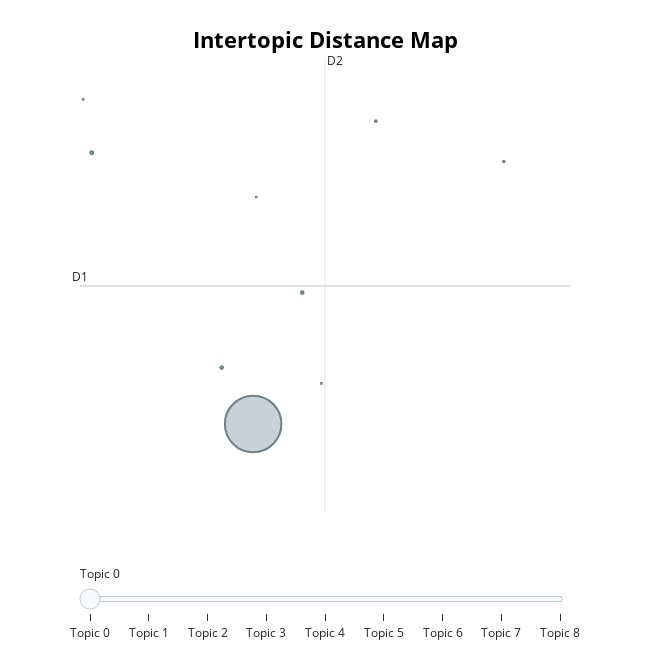

The code cell stored with this chart in its notebook:
### Code cell
#visualize the topic distances
topic_model.visualize_topics()

### Figure 1 — Plotly figure (JSON) as saved in the notebook; plotly's stock layout.template omitted (floating-point values rounded to 4 significant figures)
{"data": [{"customdata": [[0, "im | dont | know | love | like", 9634], [1, "hallelujah | thou | art | great | sing", 25], [2, "christmas | grandma | santa | hand | holiday", 23], [3, "better | dont | human | otherwise | im", 20], [4, "electric | electricity | shock | feel | deny", 11], [5, "zombie | head | zombieieie | blind | bomb", 8], [6, "revelator | john | writin | who | tell", 5], [7, "fun | wan | girl | working | girlsthey", 4], [8, "america | sick | side | boy | aw", 4]], "hovertemplate": "<b>Topic %{customdata[0]}</b><br>%{customdata[1]}<br>Size: %{customdata[2]}", "legendgroup": "", "marker": {"color": "#B0BEC5", "line": {"color": "DarkSlateGrey", "width": 2}, "size": [9634, 25, 23, 20, 11, 8, 5, 4, 4], "sizemode": "area", "sizeref": 6.021, "symbol": "circle"}, "mode": "markers", "name": "", "orientation": "v", "showlegend": false, "type": "scatter", "x": [1.553, 0.2414, 1.297, 1.952, 2.55, 3.59, 0.1713, 1.578, 2.108], "xaxis": "x", "y": [-6.062, -3.261, -5.48, -4.706, -2.935, -3.352, -2.71, -3.718, -5.643], "yaxis": "y"}], "layout": {"annotations": [{"showarrow": false, "text": "D1", "x": 0.1456, "y": -4.638, "yshift": 10}, {"showarrow": false, "text": "D2", "x": 2.137, "xshift": 10, "y": -2.304}], "height": 650, "hoverlabel": {"bgcolor": "white", "font": {"family": "Rockwell", "size": 16}}, "legend": {"itemsizing": "constant", "tracegroupgap": 0}, "margin": {"t": 60}, "shapes": [{"line": {"color": "#CFD8DC", "width": 2}, "type": "line", "x0": 2.137, "x1": 2.137, "y0": -6.971, "y1": -2.304}, {"line": {"color": "#9E9E9E", "width": 2}, "type": "line", "x0": 0.1456, "x1": 4.129, "y0": -4.638, "y1": -4.638}], "sliders": [{"active": 0, "pad": {"t": 50}, "steps": [{"args": [{"marker.color": [["red", "#B0BEC5", "#B0BEC5", "#B0BEC5", "#B0BEC5", "#B0BEC5", "#B0BEC5", "#B0BEC5", "#B0BEC5"]]}], "label": "Topic 0", "method": "update"}, {"args": [{"marker.color": [["#B0BEC5", "red", "#B0BEC5", "#B0BEC5", "#B0BEC5", "#B0BEC5", "#B0BEC5", "#B0BEC5", "#B0BEC5"]]}], "label": "Topic 1", "method": "update"}, {"args": [{"marker.color": [["#B0BEC5", "#B0BEC5", "red", "#B0BEC5", "#B0BEC5", "#B0BEC5", "#B0BEC5", "#B0BEC5", "#B0BEC5"]]}], "label": "Topic 2", "method": "update"}, {"args": [{"marker.color": [["#B0BEC5", "#B0BEC5", "#B0BEC5", "red", "#B0BEC5", "#B0BEC5", "#B0BEC5", "#B0BEC5", "#B0BEC5"]]}], "label": "Topic 3", "method": "update"}, {"args": [{"marker.color": [["#B0BEC5", "#B0BEC5", "#B0BEC5", "#B0BEC5", "red", "#B0BEC5", "#B0BEC5", "#B0BEC5", "#B0BEC5"]]}], "label": "Topic 4", "method": "update"}, {"args": [{"marker.color": [["#B0BEC5", "#B0BEC5", "#B0BEC5", "#B0BEC5", "#B0BEC5", "red", "#B0BEC5", "#B0BEC5", "#B0BEC5"]]}], "label": "Topic 5", "method": "update"}, {"args": [{"marker.color": [["#B0BEC5", "#B0BEC5", "#B0BEC5", "#B0BEC5", "#B0BEC5", "#B0BEC5", "red", "#B0BEC5", "#B0BEC5"]]}], "label": "Topic 6", "method": "update"}, {"args": [{"marker.color": [["#B0BEC5", "#B0BEC5", "#B0BEC5", "#B0BEC5", "#B0BEC5", "#B0BEC5", "#B0BEC5", "red", "#B0BEC5"]]}], "label": "Topic 7", "method": "update"}, {"args": [{"marker.color": [["#B0BEC5", "#B0BEC5", "#B0BEC5", "#B0BEC5", "#B0BEC5", "#B0BEC5", "#B0BEC5", "#B0BEC5", "red"]]}], "label": "Topic 8", "method": "update"}]}], "title": {"font": {"color": "Black", "size": 22}, "text": "<b>Intertopic Distance Map</b>", "x": 0.5, "xanchor": "center", "y": 0.95, "yanchor": "top"}, "width": 650, "xaxis": {"anchor": "y", "domain": [0, 1], "range": [0.1456, 4.129], "title": {"text": ""}, "visible": false}, "yaxis": {"anchor": "x", "domain": [0, 1], "range": [-6.971, -2.304], "title": {"text": ""}, "visible": false}}}
